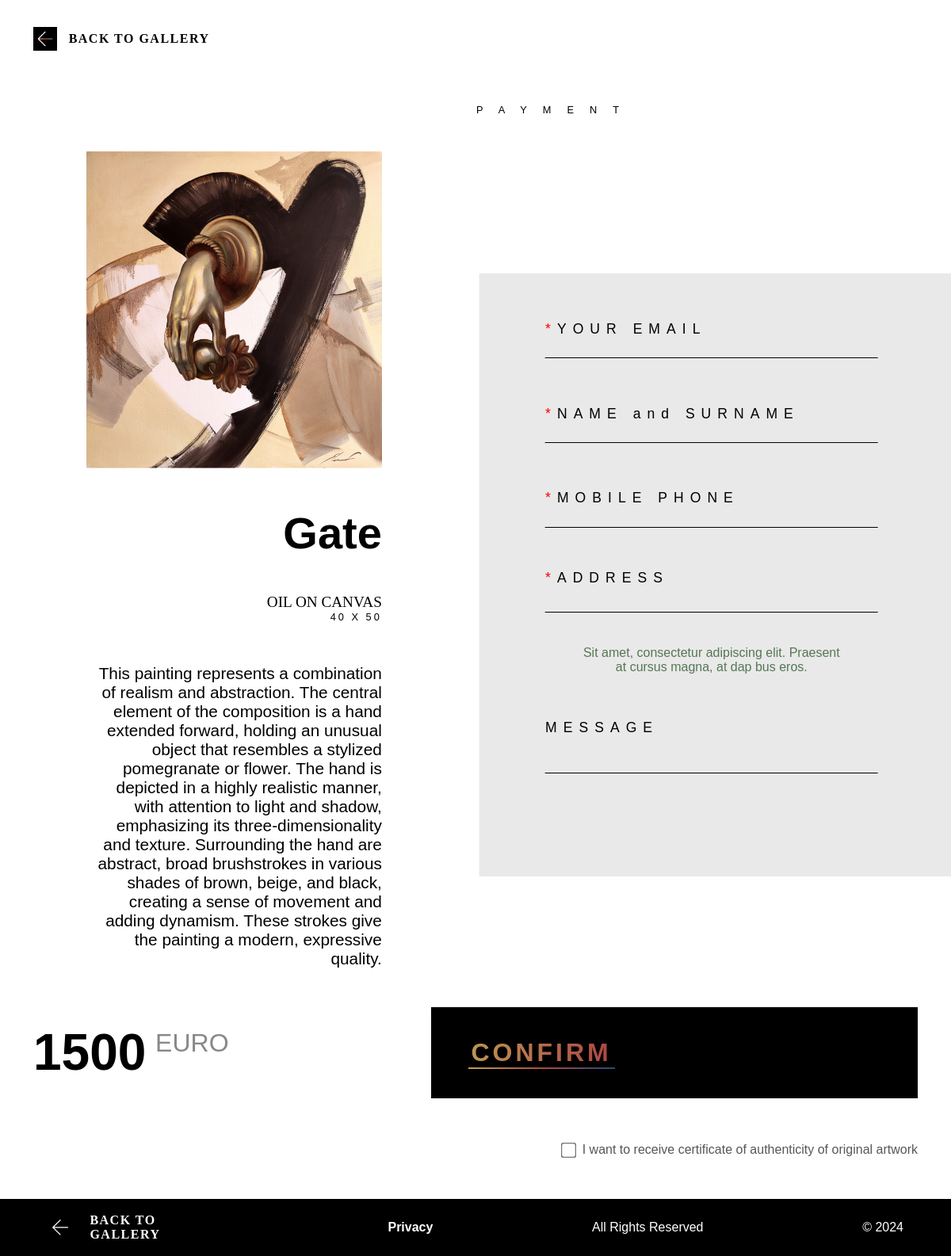
The page /payment.php?id=33 on the database its author committed.
### tables this page shows
create table gallery
(
    id          int auto_increment
        primary key,
    name        varchar(255) null,
    image       varchar(255) null,
    type        varchar(255) null,
    size        varchar(255) null,
    description text         null,
    status      varchar(100) null,
    price       int          null
);

### app/db.php (called while the page is built, shortened)
<?php
function db_getConnection()
{
    $user = SETTINGS['db_user'];
    $password = SETTINGS['db_password'];
    $db = SETTINGS['db_name'];
    $host = SETTINGS['db_host'];
    $port = SETTINGS['db_port'];
    $dbh = new PDO("mysql:dbname=$db;host=$host;charset=utf8;port=$port", $user, $password,
        [
            PDO::ATTR_ERRMODE => PDO::ERRMODE_EXCEPTION,
            PDO::ATTR_DEFAULT_FETCH_MODE => PDO::FETCH_ASSOC
        ]);
    return $dbh;
}
function db_getById($table, $id, $column = 'id')
{
    return db_getConnection()->query("SELECT * FROM `{$table}` WHERE `{$column}`='{$id}'")->fetch();
}

### payment.php (the view, shortened to what this page needs)
<?php
require 'app/db.php';
$art = db_getById('gallery', $_GET['id']);
?>
<!DOCTYPE html>
<html lang="en">
<head>
    <link rel="stylesheet" href="assets/css/main_payment.css">
    <link rel="stylesheet" href="assets/css/mobile_payment.css">
</head>
<body>
<div class="container">
    <div class="back-button-group back-button-group-head">
        <a class="arrow-link" href="artwork_info.php?id=<?= $art['id'] ?>">
            <img class="arrow-button" src="assets/img/arrow-left.png" alt="<-">
        </a>
        <a href="index.php" class="back-to-gallery">Back to Gallery</a>
    </div>
    <h2 class="artist-name">&nbsp;Payment</h2>
    <div class="content">
        <div class="painting-info">
            <img src="assets/img/works/<?= $art['image'] ?>" alt="<?= $art['name'] ?>" class="main-image">
            <h1 class="title-payment"><?= $art['name'] ?></h1>
            <p class="material-payment"><?= $art['type'] ?></p>
            <p class="sizes-payment"><?= $art['size'] ?></p>
            <p class="text-payment"><?= $art['description'] ?></p>
        </div>
        <div class="payment-form">
            <form id="payment-form">
                <div class="input-group">
                    <label for="email"><span class="red-xmast">*</span>YOUR EMAIL</label>
                    <input type="email" id="email" name="email" required>
                </div>
                <div class="input-group">
                    <label for="name"><span class="red-xmast">*</span>NAME and SURNAME</label>
                    <input type="text" id="name" name="name" required>
                </div>
                <div class="input-group">
                    <label for="phone"><span class="red-xmast">*</span>MOBILE PHONE</label>
                    <input type="tel" id="phone" name="phone" required>
                </div>
                <div class="input-group">
                    <label for="address"><span class="red-xmast">*</span>ADDRESS</label>
                    <input type="text" id="address" name="address" required>
                    <p class="mini-deskription">Sit amet, consectetur adipiscing elit. Praesent at cursus magna, at dap
                        bus eros. </p>
                </div>
                <div class="input-group">
                    <label for="message">MESSAGE</label>
                    <textarea id="message" maxlength="110" cols="10" name="message"></textarea>
                </div>
            </form>
        </div>
    </div>
    <div class="confirmation">
        <div class="price-group">
            <p class="price"><?= $art['price'] ?></p>
            <p class="euro">EURO</p>
        </div>
        <a href="#" id="paybtn" class="btn-back" style="pointer-events: none;">
            <div class="confirm-button">CONFIRM</div>
        </a>
    </div>
    <div class="certificate">
        <input type="checkbox" id="certificate" name="certificate">
        <label for="certificate">I want to receive certificate of authenticity of original artwork</label>
    </div>
</div>
<footer>
    <div class="back-button-group">
        <a class="arrow-link-footer" href="#">
            <img class="arrow-button" src="assets/img/arrow-white.png" alt="<-">
        </a>
        <a href="index.php" class="back-to-gallery footer-back-addition">Back to Gallery</a>
    </div>
    <a href="privacy.html" class="privacy-policy">Privacy</a>
    <p>All Rights Reserved</p>
    <p>© 2024</p>
</footer>
</body>
</html>

### rows shown on the page
gallery: image (picture), name "Gate", type "OIL ON CANVAS", size "40 X 50", description "This painting represents a combination of realism and abstraction. The central element of the composition is a hand extended forward, holding an unusual object that resembles a stylized pomegranate or flower. The hand is depicted in a highly realistic manner, with attention to light and shadow, emphasizing its three-dimensionality and texture. Surrounding the hand are abstract, broad brushstrokes in various shades of brown, beige, and black, creating a sense of movement and adding dynamism. These strokes give the painting a modern, expressive quality.", price "1500"
